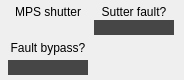
  <widget class="PyDMFrame" name="PyDMFrame">
   <property name="geometry">
    <rect>
     <x>10</x>
     <y>23</y>
     <width>184</width>
     <height>80</height>
    </rect>
   </property>
   <property name="toolTip">
    <string/>
   </property>
   <widget class="QLabel" name="label_2">
    <property name="geometry">
     <rect>
      <x>8</x>
      <y>4</y>
      <width>80</width>
      <height>16</height>
     </rect>
    </property>
    <property name="text">
     <string>MPS shutter</string>
    </property>
    <property name="alignment">
     <set>Qt::AlignCenter</set>
    </property>
   </widget>
   <widget class="QLabel" name="label_3">
    <property name="geometry">
     <rect>
      <x>94</x>
      <y>4</y>
      <width>80</width>
      <height>15</height>
     </rect>
    </property>
    <property name="text">
     <string>Sutter fault?</string>
    </property>
    <property name="alignment">
     <set>Qt::AlignCenter</set>
    </property>
   </widget>
   <widget class="QLabel" name="label_4">
    <property name="geometry">
     <rect>
      <x>8</x>
      <y>40</y>
      <width>80</width>
      <height>15</height>
     </rect>
    </property>
    <property name="text">
     <string>Fault bypass?</string>
    </property>
    <property name="alignment">
     <set>Qt::AlignCenter</set>
    </property>
   </widget>
   <widget class="PyDMDrawingLine" name="PyDMDrawingLine_8">
    <property name="geometry">
     <rect>
      <x>700</x>
      <y>70</y>
      <width>100</width>
      <height>100</height>
     </rect>
    </property>
    <property name="toolTip">
     <string/>
    </property>
   </widget>
   <widget class="PyDMLabel" name="PyDMLabel_11">
    <property name="geometry">
     <rect>
      <x>8</x>
      <y>20</y>
      <width>80</width>
      <height>15</height>
     </rect>
    </property>
    <property name="toolTip">
     <string/>
    </property>
    <property name="alignment">
     <set>Qt::AlignCenter</set>
    </property>
    <property name="alarmSensitiveContent" stdset="0">
     <bool>true</bool>
    </property>
    <property name="alarmSensitiveBorder" stdset="0">
     <bool>false</bool>
    </property>
    <property name="channel" stdset="0">
     <string>MPS:IN20:1:SHUTTERSTATE</string>
    </property>
   </widget>
   <widget class="PyDMLabel" name="PyDMLabel_12">
    <property name="geometry">
     <rect>
      <x>8</x>
      <y>60</y>
      <width>80</width>
      <height>15</height>
     </rect>
    </property>
    <property name="toolTip">
     <string/>
    </property>
    <property name="styleSheet">
     <string notr="true">color: rgb(0, 220, 0);
background-color: rgb(70, 70, 70);</string>
    </property>
    <property name="alignment">
     <set>Qt::AlignCenter</set>
    </property>
    <property name="rules" stdset="0">
     <string>[{&quot;channels&quot;: [{&quot;use_enum&quot;: true, &quot;trigger&quot;: true, &quot;channel&quot;: &quot;SHUT:IN20:1:BYPASS_MPSC.RVAL&quot;}], &quot;property&quot;: &quot;Visible&quot;, &quot;expression&quot;: &quot;ch[0]==0&quot;, &quot;name&quot;: &quot;visibility&quot;, &quot;initial_value&quot;: &quot;True&quot;}]</string>
    </property>
    <property name="alarmSensitiveContent" stdset="0">
     <bool>true</bool>
    </property>
    <property name="channel" stdset="0">
     <string>SHUT:IN20:1:BYPASS_MPSC</string>
    </property>
   </widget>
   <widget class="PyDMLabel" name="PyDMLabel_13">
    <property name="geometry">
     <rect>
      <x>94</x>
      <y>20</y>
      <width>80</width>
      <height>15</height>
     </rect>
    </property>
    <property name="toolTip">
     <string/>
    </property>
    <property name="styleSheet">
     <string notr="true">background-color: rgb(70, 70, 70);
color: rgb(0, 235, 0);</string>
    </property>
    <property name="alignment">
     <set>Qt::AlignCenter</set>
    </property>
    <property name="rules" stdset="0">
     <string>[{&quot;channels&quot;: [{&quot;use_enum&quot;: true, &quot;trigger&quot;: true, &quot;channel&quot;: &quot;ca://SHUT:IN20:1:FAULT_MPSC.RVAL&quot;}], &quot;property&quot;: &quot;Visible&quot;, &quot;expression&quot;: &quot;ch[0]==0&quot;, &quot;name&quot;: &quot;visibility&quot;, &quot;initial_value&quot;: &quot;True&quot;}]</string>
    </property>
    <property name="alarmSensitiveContent" stdset="0">
     <bool>false</bool>
    </property>
    <property name="alarmSensitiveBorder" stdset="0">
     <bool>false</bool>
    </property>
    <property name="channel" stdset="0">
     <string>SHUT:IN20:1:FAULT_MPSC</string>
    </property>
   </widget>
   <widget class="PyDMLabel" name="PyDMLabel_19">
    <property name="geometry">
     <rect>
      <x>94</x>
      <y>20</y>
      <width>80</width>
      <height>15</height>
     </rect>
    </property>
    <property name="toolTip">
     <string/>
    </property>
    <property name="styleSheet">
     <string notr="true">background-color: rgb(70, 70, 70);
color: rgb(255, 0, 0);</string>
    </property>
    <property name="alignment">
     <set>Qt::AlignCenter</set>
    </property>
    <property name="rules" stdset="0">
     <string>[{&quot;channels&quot;: [{&quot;use_enum&quot;: true, &quot;trigger&quot;: true, &quot;channel&quot;: &quot;ca://SHUT:IN20:1:FAULT_MPSC.RVAL&quot;}], &quot;property&quot;: &quot;Visible&quot;, &quot;expression&quot;: &quot;ch[0]==1&quot;, &quot;name&quot;: &quot;visibility&quot;, &quot;initial_value&quot;: &quot;True&quot;}]</string>
    </property>
    <property name="alarmSensitiveContent" stdset="0">
     <bool>false</bool>
    </property>
    <property name="alarmSensitiveBorder" stdset="0">
     <bool>false</bool>
    </property>
    <property name="channel" stdset="0">
     <string>SHUT:IN20:1:FAULT_MPSC</string>
    </property>
   </widget>
   <widget class="PyDMLabel" name="PyDMLabel_20">
    <property name="geometry">
     <rect>
      <x>8</x>
      <y>60</y>
      <width>80</width>
      <height>15</height>
     </rect>
    </property>
    <property name="toolTip">
     <string/>
    </property>
    <property name="styleSheet">
     <string notr="true">background-color: rgb(70, 70, 70);
color: rgb(255, 0, 0);</string>
    </property>
    <property name="alignment">
     <set>Qt::AlignCenter</set>
    </property>
    <property name="rules" stdset="0">
     <string>[{&quot;channels&quot;: [{&quot;use_enum&quot;: true, &quot;trigger&quot;: true, &quot;channel&quot;: &quot;SHUT:IN20:1:BYPASS_MPSC.RVAL&quot;}], &quot;property&quot;: &quot;Visible&quot;, &quot;expression&quot;: &quot;ch[0]==1&quot;, &quot;name&quot;: &quot;visible&quot;, &quot;initial_value&quot;: &quot;True&quot;}]</string>
    </property>
    <property name="alarmSensitiveContent" stdset="0">
     <bool>false</bool>
    </property>
    <property name="alarmSensitiveBorder" stdset="0">
     <bool>false</bool>
    </property>
    <property name="channel" stdset="0">
     <string>SHUT:IN20:1:BYPASS_MPSC</string>
    </property>
   </widget>
   <zorder>PyDMLabel_12</zorder>
   <zorder>label_2</zorder>
   <zorder>label_3</zorder>
   <zorder>label_4</zorder>
   <zorder>PyDMDrawingLine_8</zorder>
   <zorder>PyDMLabel_11</zorder>
   <zorder>PyDMLabel_13</zorder>
   <zorder>PyDMLabel_19</zorder>
   <zorder>PyDMLabel_20</zorder>
  </widget>
